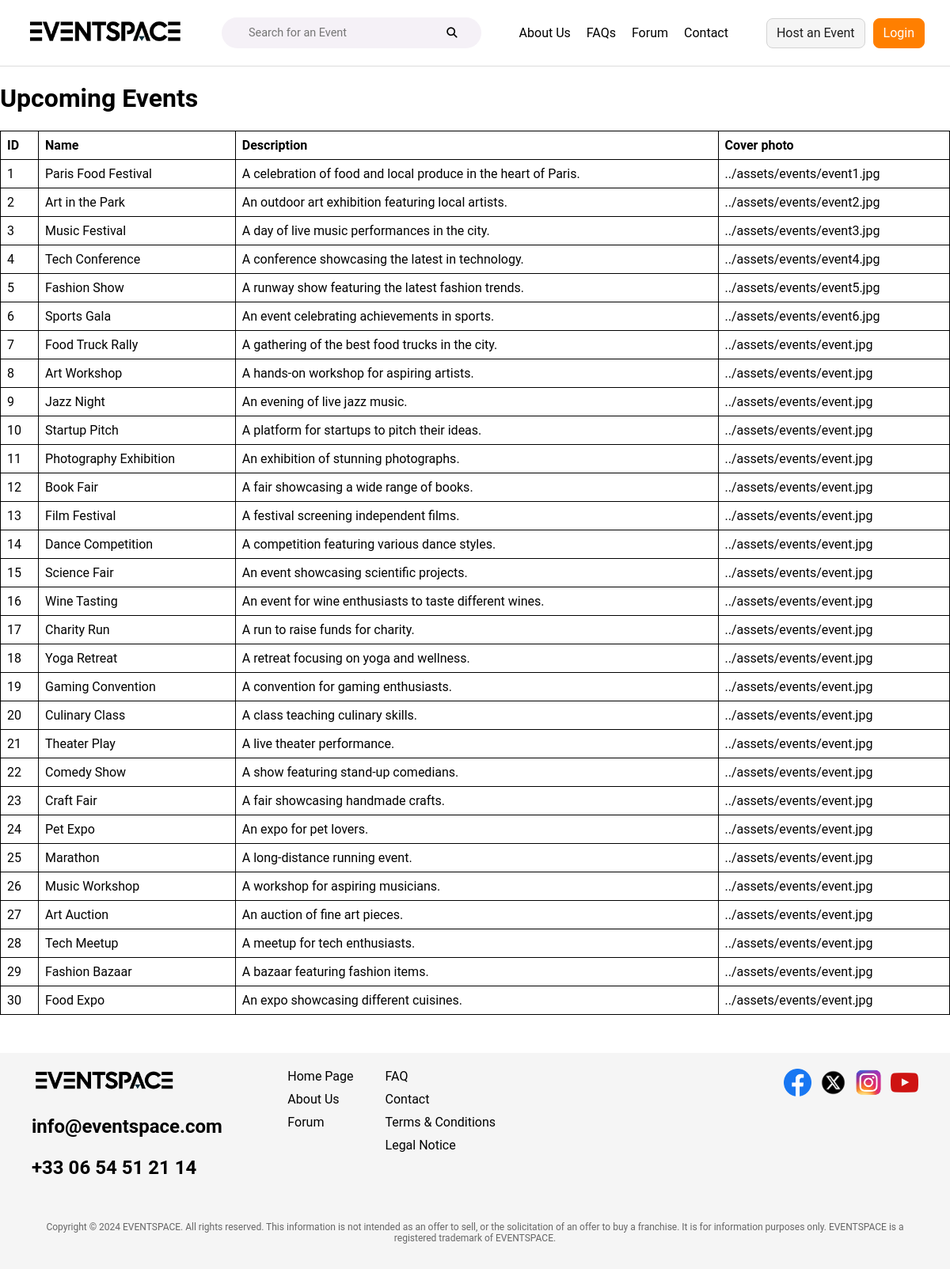
Page /server/pages/example.php on the earlier database version.
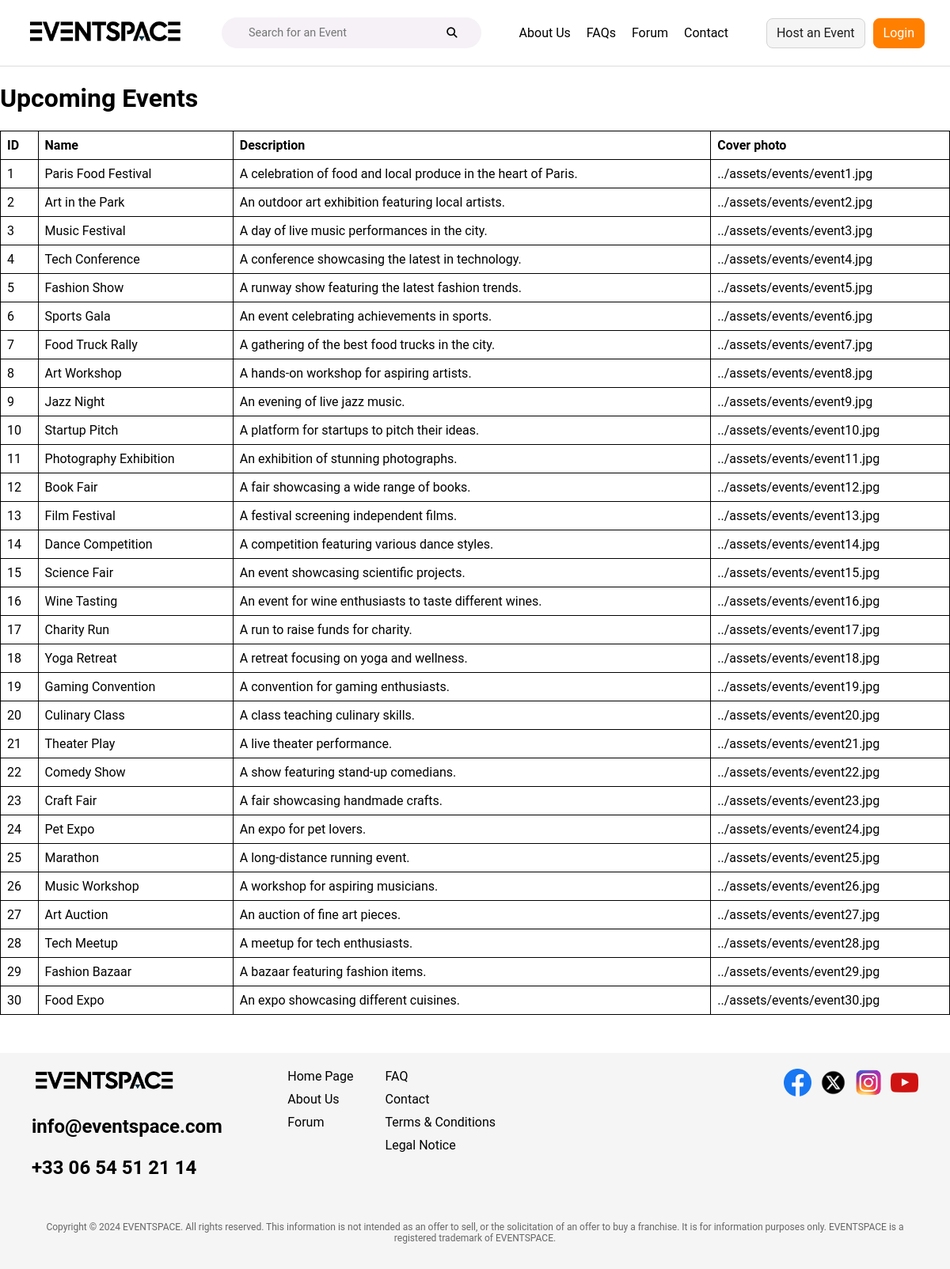
Same page on the later database version.
### tables this page shows
CREATE TABLE `event` (
  `id` int(11) NOT NULL,
  `name` varchar(100) NOT NULL,
  `description` text,
  `coverPhoto` varchar(255) DEFAULT NULL,
  `creationTimestamp` timestamp NOT NULL DEFAULT CURRENT_TIMESTAMP
);

### server/pages/example.php (the view, shortened to what this page needs)
<?php
include '../db_connection.php';
$sql = "SELECT id, name, description, coverPhoto FROM event";
$result = $conn->query($sql);
?>
<!DOCTYPE html>
<html lang="en">
<head>
    <link rel="stylesheet" href="../styles/common.css">
</head>
<body>
<?php include_once '../navbar.php'; ?>
<h1>Upcoming Events</h1>
<?php if ($result->num_rows > 0): ?>
    <table>
        <tr>
            <th>ID</th>
            <th>Name</th>
            <th>Description</th>
            <th>Cover photo</th>
        </tr>
        <?php while ($row = $result->fetch_assoc()): ?>
            <tr>
                <td><?= $row["id"] ?></td>
                <td><?= htmlspecialchars($row["name"]) ?></td>
                <td><?= $row["description"] ?></td>
                <td><?= htmlspecialchars($row["coverPhoto"]) ?></td>
            </tr>
        <?php endwhile; ?>
    </table>
<?php else: ?>
    <p>No events found.</p>
<?php endif; ?>
<?php include_once '../footer.php'; ?>
</body>
</html>

### server/components/navbar.php (shortened to what this page needs)
<!DOCTYPE html>
<html lang="en">
<head>
</head>
<body>
    <nav class="navbar">
        <a href="home.php" class="navbar-logo">
            <img src="../assets/logo-black.png" alt="Logo">
        </a>
        <form class="navbar-search" action="search.php" method="GET">
            <input type="text" name="search" placeholder="Search for an Event">
            <button type="submit" class="search-button">
                <i class="fa-solid fa-magnifying-glass"></i>
            </button>
        </form>
        <ul class="navbar-links">
            <li><a href="about.php">About Us</a></li>
            <li><a href="faq.php">FAQs</a></li>
            <li><a href="forum.php">Forum</a></li>
            <li><a href="contact.php">Contact</a></li>
        </ul>
        <div class="navbar-buttons">
            <button class="btn" onclick="window.location.href='host.php'">Host an Event</button>
            <?php if (isset($_SESSION['user_id'])): ?>
                <form action="logout.php" method="POST" style="display:inline;">
                    <button type="submit" class="btn btn-primary">Logout</button>
                </form>
            <?php else: ?>
                <button class="btn btn-primary" onclick="window.location.href='login.php'">Login</button>
            <?php endif; ?>
        </div>
    </nav>
</body>
</html>

### server/components/footer.php
<footer>
  <div class="footer-container">
    <div class="footer-logo-contact">
      <img class="footer-logo" src="../assets/logo-black.png" alt="Logo">
      <p>info@eventspace.com</p>
      <p>+33 06 54 51 21 14</p>
    </div>
    <div class="footer-links">
      <div class="footer-column">
        <a href="home.php">Home Page</a>
        <a href="about.php">About Us</a>
        <a href="forum.php">Forum</a>
      </div>
      <div class="footer-column">
        <a href="faq.php">FAQ</a>
        <a href="contact.php">Contact</a>
        <a href="terms.php">Terms & Conditions</a>
        <a href="legal_notice.php">Legal Notice</a>
      </div>
    </div>
    <div class="footer-social">
      <a href="#"><img src="../assets/facebook.png" alt="Facebook"></a>
      <a href="#"><img src="../assets/x.png" alt="X"></a>
      <a href="#"><img src="../assets/instagram.png" alt="Instagram"></a>
      <a href="#"><img src="../assets/youtube.png" alt="Youtube"></a>
    </div>
  </div>
  <div class="footer-bottom">
    <p>
      Copyright © 2024 EVENTSPACE. All rights reserved. This information is not
      intended as an offer to sell, or the solicitation of an offer to buy a franchise.
      It is for information purposes only. EVENTSPACE is a registered trademark of EVENTSPACE.
    </p>
  </div>
</footer>

### server/styles/common.css (style rules this page uses)
body { margin: 0; padding: 0; }
:root { --primary-color: #ff7f00; --primary-color-hover: #e67300; --primary-color-active: #cc6600; --border-color: #d3d3d3; --border-color-hover: #c6c6c6; --border-color-active: #8a8a8a; }
* { font-family: "Roboto", sans-serif; }
.btn { display: inline-block; font-weight: 400; color: #1e1e1e; background-color: #f5f5f5; border: 1px solid var(--border-color); padding: 0.375rem 0.75rem; font-size: 1rem; line-height: 1.5; border-radius: 0.5rem; text-align: center; text-decoration: none; text-wrap: none; white-space: nowrap; cursor: pointer; transition: color 0.15s ease-in-out, background-color 0.15s ease-in-out, border-color 0.15s ease-in-out, box-shadow 0.15s ease-in-out; }
.btn-primary { color: #fff; background-color: var(--primary-color); border-color: var(--primary-color); }

### server/styles/footer.css (style rules this page uses)
footer { background-color: #f5f5f5; color: #000; font-family: Arial, sans-serif; padding: 20px 40px; margin-top: 3em; }
.footer-container { display: flex; justify-content: space-between; align-items: flex-start; flex-wrap: wrap; gap: 20px; }
.footer-logo-contact { flex: 1; min-width: 200px; }
.footer-logo-contact { font-size: 24px; font-weight: bold; margin-bottom: 10px; }
.footer-links { display: flex; gap: 40px; flex: 2; }
.footer-column { display: flex; flex-direction: column; gap: 10px; }
.footer-column a { color: #000; text-decoration: none; font-size: 1rem; }
.footer-social { display: flex; gap: 10px; align-items: center; }
.footer-social a img { width: 35px; height: 35px; }
.footer-bottom { margin-top: 20px; font-size: 12px; text-align: center; color: #666; }
.footer-logo { width: 60%; height: auto; }

### server/styles/navbar.css (style rules this page uses)
.navbar { position: sticky; top: 0; z-index: 1000; display: flex; flex-wrap: wrap; align-items: center; justify-content: space-between; padding: 1em 2em; background-color: white; border-bottom: 1px solid #ddd; gap: 3em; }
.navbar-logo img { width: 200px; height: auto; }
.navbar-search { display: flex; align-items: center; background-color: #f5f1f7; border-radius: 20px; padding: 0.35em 1.5em; flex-grow: 1; }
.navbar-search input { flex-grow: 1; border: none; background: transparent; outline: none; padding: 5px 10px; font-size: 0.9rem; }
.navbar-search .search-button { background: transparent; border: none; cursor: pointer; }
.navbar-links { list-style: none; display: flex; gap: 20px; white-space: nowrap; padding-left: 0; }
.navbar-links li a { text-decoration: none; color: black; font-size: 1rem; }
.navbar-buttons { display: flex; gap: 10px; }

### server/pages/example.php (style rules this page uses)
table { width: 100%; border-collapse: collapse; }
table, th, td { border: 1px solid black; }
th, td { padding: 8px; text-align: left; }

Differences in the rows shown:
changed event "Food Truck Rally": coverPhoto "../assets/events/event.jpg" → "../assets/events/event7.jpg"
changed event "Art Workshop": coverPhoto "../assets/events/event.jpg" → "../assets/events/event8.jpg"
changed event "Jazz Night": coverPhoto "../assets/events/event.jpg" → "../assets/events/event9.jpg"
changed event "Startup Pitch": coverPhoto "../assets/events/event.jpg" → "../assets/events/event10.jpg"
changed event "Photography Exhibition": coverPhoto "../assets/events/event.jpg" → "../assets/events/event11.jpg"
changed event "Book Fair": coverPhoto "../assets/events/event.jpg" → "../assets/events/event12.jpg"
changed event "Film Festival": coverPhoto "../assets/events/event.jpg" → "../assets/events/event13.jpg"
changed event "Dance Competition": coverPhoto "../assets/events/event.jpg" → "../assets/events/event14.jpg"
changed event "Science Fair": coverPhoto "../assets/events/event.jpg" → "../assets/events/event15.jpg"
changed event "Wine Tasting": coverPhoto "../assets/events/event.jpg" → "../assets/events/event16.jpg"
changed event "Charity Run": coverPhoto "../assets/events/event.jpg" → "../assets/events/event17.jpg"
changed event "Yoga Retreat": coverPhoto "../assets/events/event.jpg" → "../assets/events/event18.jpg"
changed event "Gaming Convention": coverPhoto "../assets/events/event.jpg" → "../assets/events/event19.jpg"
changed event "Culinary Class": coverPhoto "../assets/events/event.jpg" → "../assets/events/event20.jpg"
changed event "Theater Play": coverPhoto "../assets/events/event.jpg" → "../assets/events/event21.jpg"
changed event "Comedy Show": coverPhoto "../assets/events/event.jpg" → "../assets/events/event22.jpg"
changed event "Craft Fair": coverPhoto "../assets/events/event.jpg" → "../assets/events/event23.jpg"
changed event "Pet Expo": coverPhoto "../assets/events/event.jpg" → "../assets/events/event24.jpg"
changed event "Marathon": coverPhoto "../assets/events/event.jpg" → "../assets/events/event25.jpg"
changed event "Music Workshop": coverPhoto "../assets/events/event.jpg" → "../assets/events/event26.jpg"
changed event "Art Auction": coverPhoto "../assets/events/event.jpg" → "../assets/events/event27.jpg"
changed event "Tech Meetup": coverPhoto "../assets/events/event.jpg" → "../assets/events/event28.jpg"
changed event "Fashion Bazaar": coverPhoto "../assets/events/event.jpg" → "../assets/events/event29.jpg"
changed event "Food Expo": coverPhoto "../assets/events/event.jpg" → "../assets/events/event30.jpg"
